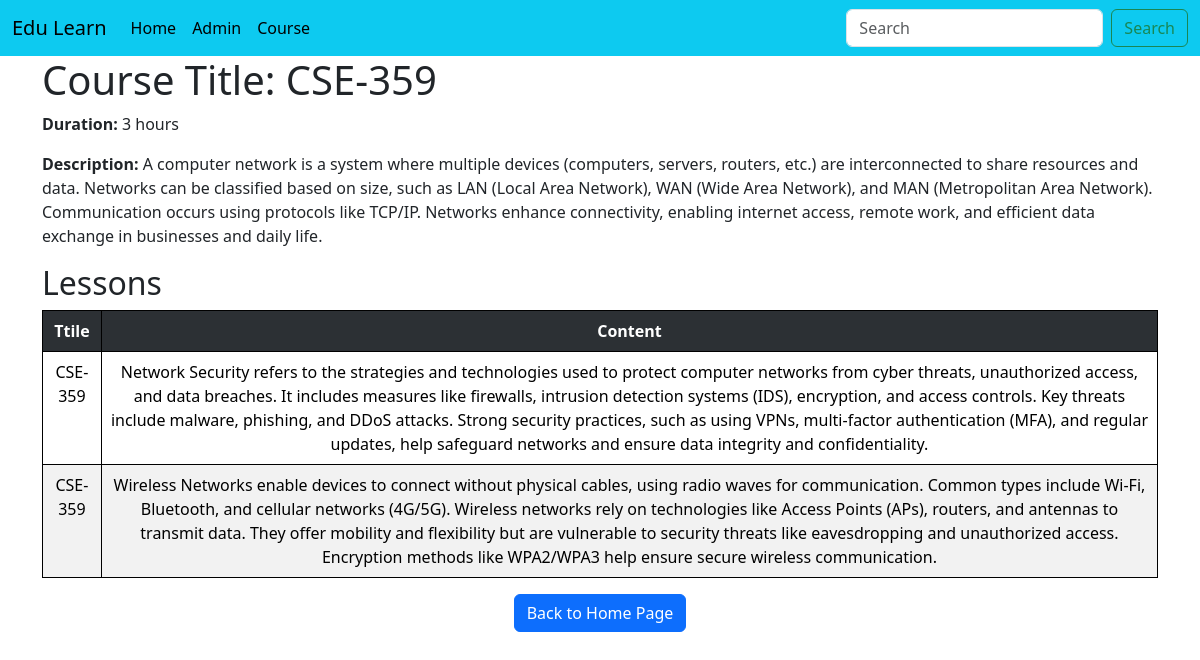
The page /courses/1/ on the database its author committed.
### Courses/models.py (models this page shows, shortened)
class Courses(models.Model):
    title = models.CharField(max_length=200)
    description = models.TextField()
    duration = models.IntegerField(help_text="Duration in hours")
    thumbnail = models.ImageField(upload_to='course_thumbnail/',null=True,blank=True)

class Lesson(models.Model):
    title = models.CharField(max_length=200)
    content = models.TextField()
    course = models.ForeignKey(Courses,on_delete=models.CASCADE,related_name='lessons')

### Courses/views.py (the view)
# urls.py: path('<int:courseID>/', views.Course_details, name='coursedetails'),
def Course_details(request, courseID):
    courses = get_object_or_404(Courses, id=courseID)
    lessons = courses.lessons.all()  # Correct way to access related lessons
    return render(request, 'Courses/description.html', {'lessons': lessons, 'courses': courses})

### templates/Courses/description.html (shortened to what this page needs)
{% extends "Courses/base.html" %}
{% block content %}
<div class="container">
  <h1>Course Title: {{ courses.title }}</h1>
<p><strong>Duration:</strong> {{ courses.duration }} hours</p>
<p><strong>Description:</strong> {{ courses.description }}</p>
<h2>Lessons</h2>
<table class="table table-striped">
  <tr class="table-dark">
    <th>Ttile</th>
    <th>Content</th>
  </tr>
  {% for lesson in lessons %}
  <tr>
    <td>{{ lesson.title }}</td>
    <td>{{ lesson.content }}</td>
  </tr>
  {% empty %}
  <strong style="color: red">No lessons available for this course.</strong
  ><br /><br />
  {% endfor %}
</table>
<div class="d-flex justify-content-center">
  <a href="{% url 'home' %}" class="btn btn-primary">Back to Home Page</a>
</div>
</div>
{% endblock content %}

### templates/Courses/base.html (style rules this page uses)
table, th, td { border:1px solid black; }
th, td { text-align: center; }

### rows shown on the page
Courses: title "CSE-359", duration "3", description "A computer network is a system where multiple devices (computers, servers, routers, etc.) are interconnected to share resources and data. Networks can be classified based on size, such as LAN (Local Area Network), WAN (Wide Area Network), and MAN (Metropolitan Area Network). Communication occurs using protocols like TCP/IP. Networks enhance connectivity, enabling internet access, remote work, and efficient data exchange in businesses and daily life."
Lesson: title "CSE-359", content "Network Security refers to the strategies and technologies used to protect computer networks from cyber threats, unauthorized access, and data breaches. It includes measures like firewalls, intrusion detection systems (IDS), encryption, and access controls. Key threats include malware, phishing, and DDoS attacks. Strong security practices, such as using VPNs, multi-factor authentication (MFA), and regular updates, help safeguard networks and ensure data integrity and confidentiality."
Lesson: title "CSE-359", content "Wireless Networks enable devices to connect without physical cables, using radio waves for communication. Common types include Wi-Fi, Bluetooth, and cellular networks (4G/5G). Wireless networks rely on technologies like Access Points (APs), routers, and antennas to transmit data. They offer mobility and flexibility but are vulnerable to security threats like eavesdropping and unauthorized access. Encryption methods like WPA2/WPA3 help ensure secure wireless communication."
